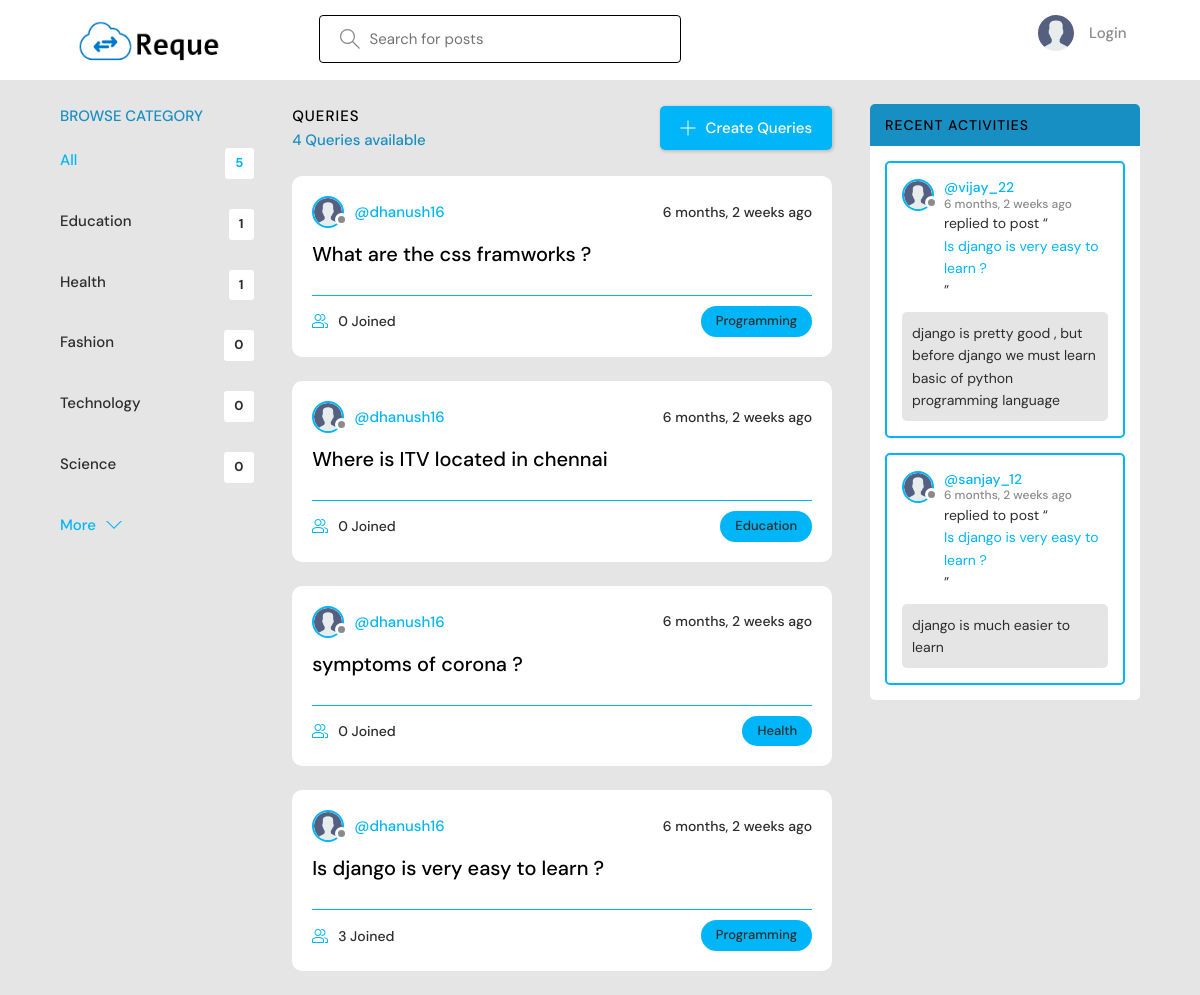
The app's page /, older data.
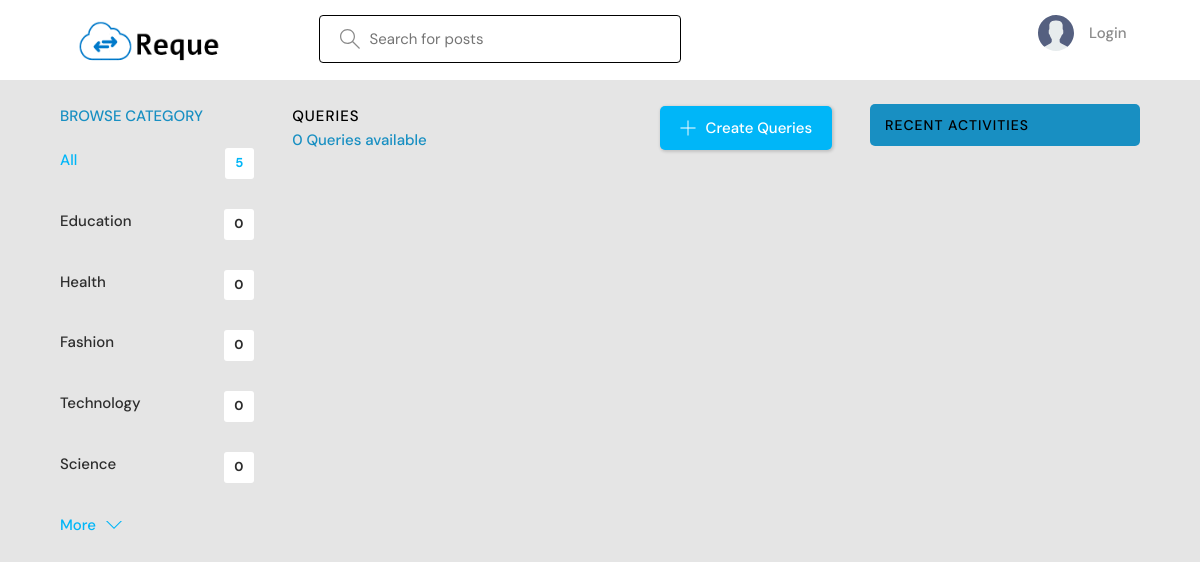
The same page, newer data.
### base/models.py (models this page shows, shortened)
class Topic(models.Model):
    name = models.CharField(max_length=200)

class Room(models.Model):
    host = models.ForeignKey(User, on_delete=models.SET_NULL, null=True)
    topic = models.ForeignKey(Topic, on_delete=models.SET_NULL, null=True)
    name = models.CharField(max_length=200)
    description = models.TextField(null=True, blank=True)
    participants = models.ManyToManyField(User, related_name='participants', blank=True)
    updated = models.DateTimeField(auto_now=True)
    created = models.DateTimeField(auto_now_add=True)
    class Meta:
        ordering = ['-updated', '-created']
    def __str__(self):
        return self.name

class User(AbstractUser):
    username = models.CharField(max_length=200,unique=True, null=True)
    name = models.CharField(max_length=200, null=True)
    email = models.EmailField(unique=True, null=True)
    bio = models.TextField(null=True)
    avatar = models.ImageField(null=True, default="avatar.svg")
    USERNAME_FIELD = 'email'
    REQUIRED_FIELDS = ['username']

class Message(models.Model):
    user = models.ForeignKey(User, on_delete=models.CASCADE)
    room = models.ForeignKey(Room, on_delete=models.CASCADE)
    body = models.TextField()
    updated = models.DateTimeField(auto_now=True)
    created = models.DateTimeField(auto_now_add=True)
    class Meta:
        ordering = ['-updated', '-created']

### base/views.py (the view)
# urls.py: path('', views.home, name="home"),
def home(request):
    q = request.GET.get('q') if request.GET.get('q') != None else ''
    rooms = Room.objects.filter(
        Q(topic__name__icontains=q) |
        Q(name__icontains=q) |
        Q(description__icontains=q)
    )
    topics = Topic.objects.all()[0:5]
    room_count = rooms.count()
    room_messages = Message.objects.filter(
        Q(room__topic__name__icontains=q))[0:3]
    context = {'rooms': rooms, 'topics': topics,
               'room1_count': room_count, 'room_messages': room_messages}
    return render(request, 'base/home.html', context)

### base/templates/base/home.html (shortened to what this page needs)
{% extends 'main.html' %}
{% block content %}
<main class="layout layout--3">
  <div class="container">
    {% include 'base/topics_component.html' %}
    <div class="roomList">
      <div class="roomList__header">
        <div>
          <h2>Queries</h2>
          <p>{{room1_count}} Queries available</p>
        </div>
        <a class="btn btn--main" href="{% url 'create-room' %}">
          <svg version="1.1" xmlns="http://www.w3.org/2000/svg" width="32" height="32" viewBox="0 0 32 32">
            <title>add</title>
            <path
              d="M16.943 0.943h-1.885v14.115h-14.115v1.885h14.115v14.115h1.885v-14.115h14.115v-1.885h-14.115v-14.115z">
            </path>
          </svg>
          Create Queries
        </a>
      </div>
      {% include 'base/feed_component.html' %}
    </div>
    {% include 'base/activity_component.html' %}
  </div>
</main>
{% endblock %}

### base/templates/base/topics_component.html
<div class="topics">
    <div class="topics__header">
        <h2>Browse Category</h2>
    </div>
    <ul class="topics__list">
        <li>
            <a href="{% url 'home' %}" class="active">All <span>{{topics.count}}</span></a>
        </li>
        {% for topic in topics %}
        <li>
            <a href="{% url 'home' %}?q={{topic.name}}">{{topic.name}}<span>{{topic.room_set.all.count}}</span></a>
        </li>
        {% endfor %}
    </ul>
    <a class="btn btn--link" href="{% url 'topics' %}">
        More
        <svg version="1.1" xmlns="http://www.w3.org/2000/svg" width="32" height="32" viewBox="0 0 32 32">
            <title>chevron-down</title>
            <path d="M16 21l-13-13h-3l16 16 16-16h-3l-13 13z"></path>
        </svg>
    </a>
</div>

### base/templates/base/feed_component.html (shortened to what this page needs)
{% for room in rooms %}
<div class="roomListRoom">
    <div class="roomListRoom__header">
        <a href="{% url 'user-profile' room.host.id %}" class="roomListRoom__author">
            <div class="avatar avatar--small">
                <img src="{{room.host.avatar.url}}" />
            </div>
            <span>@{{room.host.username}}</span>
        </a>
        <div class="roomListRoom__actions">
            <span>{{room.created|timesince}} ago</span>
        </div>
    </div>
    <div class="roomListRoom__content">
        <a href="{% url 'room' room.id %}">{{room.name}}</a>
    </div>
    <div class="roomListRoom__meta">
        <a href="{% url 'room' room.id %}" class="roomListRoom__joined">
            {{room.participants.all.count}} Joined
        </a>
        <p class="roomListRoom__topic">{{room.topic.name}}</p>
    </div>
</div>
{% endfor %}

### base/templates/base/activity_component.html (shortened to what this page needs)
<div class="activities">
    <div class="activities__header">
        <h2>Recent Activities</h2>
    </div>
    {% for message in room_messages %}
    <div class="activities__box">
        <div class="activities__boxHeader roomListRoom__header">
            <a href="{% url 'user-profile' message.user.id %}" class="roomListRoom__author">
                <div class="avatar avatar--small">
                    <img src="{{message.user.avatar.url}}" />
                </div>
                <p>
                    @{{message.user.username}}
                    <span>{{message.created|timesince}} ago</span>
                </p>
            </a>
        </div>
        <div class="activities__boxContent">
            <p>replied to post “<a href="{% url 'room' message.room.id %}">{{message.room}}</a>”</p>
            <div class="activities__boxRoomContent">{{message.body}}</div>
        </div>
    </div>
    {% endfor %}
</div>

Row changes from the older to the newer data that the page shows:
removed Room: host.avatar (placeholder picture), host.username "dhanush16", created "6 months, 2 weeks", name "What are the css framworks ?", participants.all.count "0", topic.name "Programming"
removed Room: host.avatar (placeholder picture), host.username "dhanush16", created "6 months, 2 weeks", name "Where is ITV located in chennai", participants.all.count "0", topic.name "Education"
removed Room: host.avatar (placeholder picture), host.username "dhanush16", created "6 months, 2 weeks", name "symptoms of corona ?", participants.all.count "0", topic.name "Health"
removed Room: host.avatar (placeholder picture), host.username "dhanush16", created "6 months, 2 weeks", name "Is django is very easy to learn ?", participants.all.count "3", topic.name "Programming"
removed Message: user.avatar (placeholder picture), user.username "vijay_22", created "6 months, 2 weeks", room "Is django is very easy to learn ?", body "django is pretty good , but before django we must learn basic of python programming language"
removed Message: user.avatar (placeholder picture), user.username "sanjay_12", created "6 months, 2 weeks", room "Is django is very easy to learn ?", body "django is much easier to learn"
computed for Topic "Education": room_set.all.count "1" → "0"
computed for Topic "Health": room_set.all.count "1" → "0"
Text that changed along with them:
{{ room1_count }}: "4" → "0"
